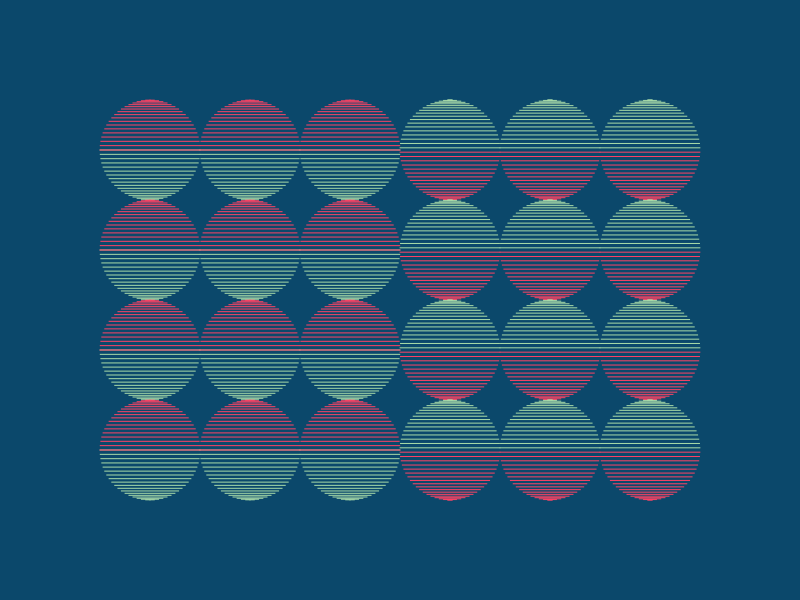
Frame 1 (no input)
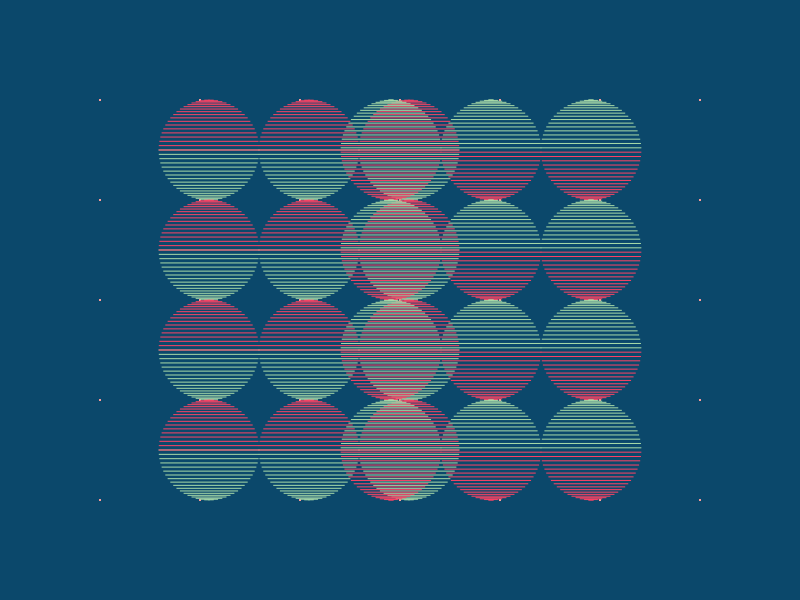
Frame 60 (no input)
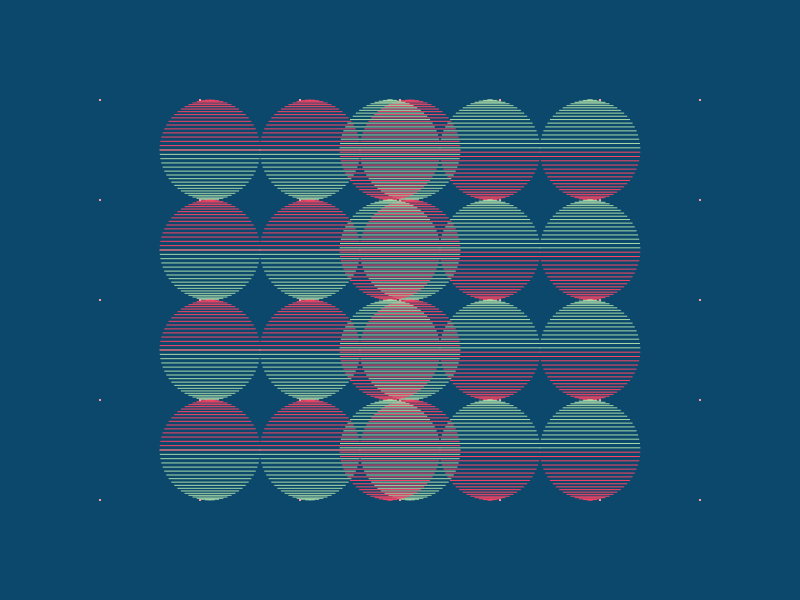
Frame 120 (the mouse pressed at the canvas centre since frame 60)

The p5.js sketch that drew these frames (run headless with seeded random() and noise() and a simulated clock; from frame 60 on, the mouse is pressed at the canvas centre):

// p5.js sketch
// ── sketch.js
var state=true;
var inc=1;
var d,e,r;
var inc2=1;

function setup() {
createCanvas(800,600);  
angleMode(DEGREES); 
d=0;
e=0;
}

function draw() {

background(11,72,107)

//Under circles    
for(var posX=100; posX<=700; posX+=100){
    for(var posY=100;posY<=500; posY+=100){
        for(var a=5;a<=180;a+=5){

            stroke(252,157,154)     
            line(posX+cos(a)*r,posY+sin(a)*r,posX+cos(a)*r,posY+r*sin(-a))
            line(posX-cos(a)*r,posY+sin(a)*r,posX-cos(a)*r,posY+sin(-a)*r)
    
        }
    }
}   

//Circles in movement   
for(var posX1=150; posX1<=350; posX1+=100){
    for(var posY1=150;posY1<=500; posY1+=100){
        for(var b=0;b<=90;b+=5){

            stroke(168,219,168)     
            line(posX1+50*cos(b)+d,posY1+50*sin(b),posX1+50*cos(180-b)+d,posY1+50*sin(b))
            stroke(254,67,101)    
            line(posX1-50*cos(180-b)+d,posY1+50*sin(-b),posX1-50*cos(b)+d,posY1+50*sin(-b))            
        }
    }
} 

    
for(var posX1=450; posX1<=700; posX1+=100){
    for(var posY1=150;posY1<=500; posY1+=100){
        for(var b=2.5;b<=92.5;b+=5){

            stroke(254,67,101)     
            line(posX1+50*cos(b)+e,posY1+50*sin(b),posX1+50*cos(180-b)+e,posY1+50*sin(b))
            stroke(168,219,168) 
            line(posX1-50*cos(180-b)+e,posY1+50*sin(-b),posX1-50*cos(b)+e,posY1+50*sin(-b))            
        }
    }
} 

 //Increment turn off with mouse   
 if(state==true){    
    d=d+inc
    if(d+inc>=300 || d+inc<=0) {   
  inc=-inc
    }
        e=e-inc2
    if(e-inc2<=-300 || e-inc2>=0) {   
  inc2=-inc2
    } 
 //radius of under circles change with mouse    
 r=mouseX
} 

}
function windowResized(){
    resizeCanvas(windowWidth,windowHeight);
}

function mousePressed(){
    if(state==true){
          state= false;
    }else{
        state=true;
    }
      
}
